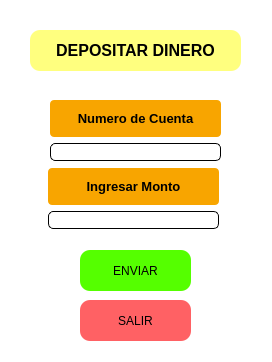
<?xml version="1.0" encoding="UTF-8"?>
<ui version="4.0">
 <class>depositar_dinero</class>
 <widget class="QDialog" name="depositar_dinero">
  <property name="geometry">
   <rect>
    <x>0</x>
    <y>0</y>
    <width>272</width>
    <height>362</height>
   </rect>
  </property>
  <property name="windowTitle">
   <string>Dialog</string>
  </property>
  <property name="styleSheet">
   <string notr="true">#depositar_dinero{
background-color:rgb(255, 255, 255);
}</string>
  </property>
  <widget class="QLabel" name="titulo_depositar">
   <property name="geometry">
    <rect>
     <x>30</x>
     <y>30</y>
     <width>211</width>
     <height>41</height>
    </rect>
   </property>
   <property name="font">
    <font>
     <pointsize>12</pointsize>
     <bold>true</bold>
    </font>
   </property>
   <property name="styleSheet">
    <string notr="true">#titulo_depositar{
background-color:rgb(255, 255, 127);
border-radius:10px;
}</string>
   </property>
   <property name="text">
    <string>DEPOSITAR DINERO</string>
   </property>
   <property name="alignment">
    <set>Qt::AlignCenter</set>
   </property>
  </widget>
  <widget class="QPushButton" name="pushButton_depositar">
   <property name="geometry">
    <rect>
     <x>80</x>
     <y>250</y>
     <width>111</width>
     <height>41</height>
    </rect>
   </property>
   <property name="styleSheet">
    <string notr="true">#pushButton_depositar{
border-radius:10px;
background-color:rgb(85, 255, 0);
}</string>
   </property>
   <property name="text">
    <string>ENVIAR</string>
   </property>
  </widget>
  <widget class="QPushButton" name="deposito_salir">
   <property name="geometry">
    <rect>
     <x>80</x>
     <y>300</y>
     <width>111</width>
     <height>41</height>
    </rect>
   </property>
   <property name="styleSheet">
    <string notr="true">#deposito_salir{
border-radius:10px;
background-color:rgb(255, 97, 100);
}</string>
   </property>
   <property name="text">
    <string>SALIR</string>
   </property>
  </widget>
  <widget class="QWidget" name="layoutWidget">
   <property name="geometry">
    <rect>
     <x>48</x>
     <y>168</y>
     <width>171</width>
     <height>61</height>
    </rect>
   </property>
   <layout class="QVBoxLayout" name="verticalLayout">
    <item>
     <widget class="QLabel" name="label_monto">
      <property name="font">
       <font>
        <pointsize>10</pointsize>
        <bold>true</bold>
       </font>
      </property>
      <property name="styleSheet">
       <string notr="true">#label_monto{
background-color: rgb(248, 165, 0);
border-radius:4px;

}</string>
      </property>
      <property name="text">
       <string>Ingresar Monto</string>
      </property>
      <property name="alignment">
       <set>Qt::AlignCenter</set>
      </property>
     </widget>
    </item>
    <item>
     <widget class="QLineEdit" name="monto">
      <property name="styleSheet">
       <string notr="true">#monto{
border-radius:5px;
border: 1px solid #000000;
}</string>
      </property>
     </widget>
    </item>
   </layout>
  </widget>
  <widget class="QWidget" name="layoutWidget">
   <property name="geometry">
    <rect>
     <x>50</x>
     <y>100</y>
     <width>171</width>
     <height>61</height>
    </rect>
   </property>
   <layout class="QVBoxLayout" name="verticalLayout_2">
    <item>
     <widget class="QLabel" name="label_cuenta">
      <property name="font">
       <font>
        <pointsize>10</pointsize>
        <bold>true</bold>
       </font>
      </property>
      <property name="styleSheet">
       <string notr="true">#label_cuenta{
background-color: rgb(248, 165, 0);
border-radius:4px;
}</string>
      </property>
      <property name="text">
       <string>Numero de Cuenta</string>
      </property>
      <property name="alignment">
       <set>Qt::AlignCenter</set>
      </property>
     </widget>
    </item>
    <item>
     <widget class="QLineEdit" name="numero_cuenta">
      <property name="styleSheet">
       <string notr="true">#numero_cuenta{
border-radius:5px;
border: 1px solid #000000;
}</string>
      </property>
     </widget>
    </item>
   </layout>
  </widget>
 </widget>
 <resources/>
 <connections/>
</ui>
